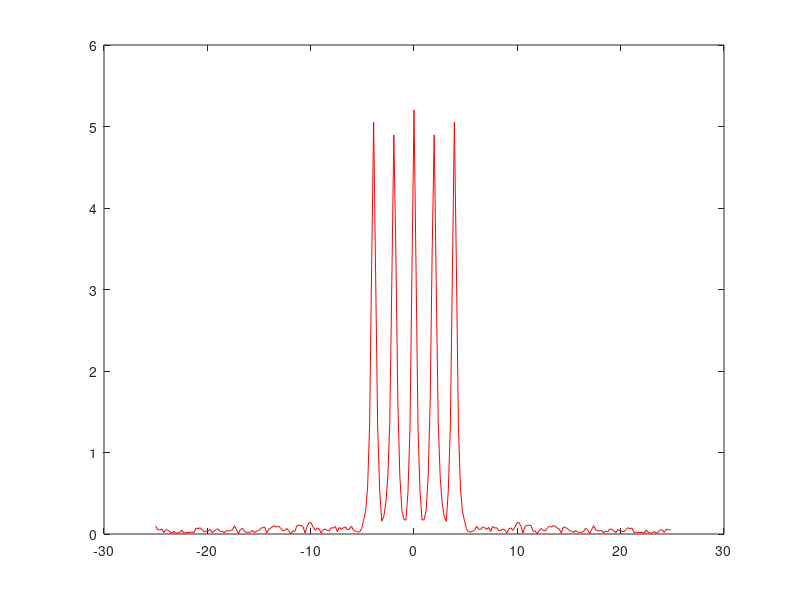
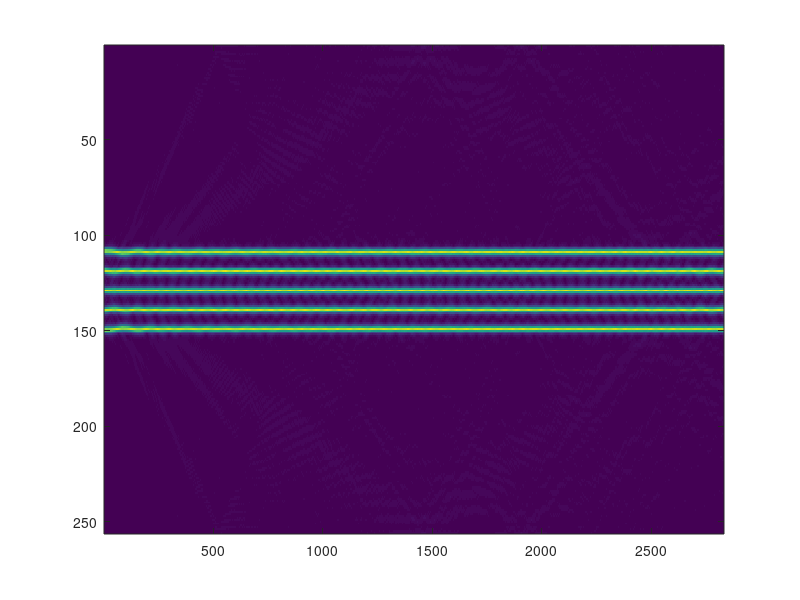

Recreate these plots in MATLAB, in order.
clear
clc
close all
N=2^8;L=50;dx=L/N;dk=2*pi/L;
x=[(-N/2):1:(N/2-1)]*dx;
k=[(-N/2):1:(N/2-1)]*dk;
kshift=fftshift(k);kshift2=kshift.^2;

A_n = 5;        % Amplitud
W_n = 1/A_n;    % Anchura de pulsos, relación An = 1/Wn para minimizar distorsión
q = 2;       % Distancia entre puntos, mientras mayor se pueden ver todos los pulsos en la misma grafica
beta = -0.25;   % Bit-rate Gb/s
T_o = 10;       % Reescalamiento de anchura ps
L_d = (T_o)^2 ./ abs(beta); % Longitud de dispersión de fibra óptica
B = 20;                     % Parametro de dispersión ps2/km
z_real = 10800;             %Distancia en km de propagación 

u0 = zeros(1,length(x));
for n = -2:1:2
    uo=A_n.*sech((x + n.*q)./W_n);
    u0(1,:) = u0 + uo;
end

%figure(1);
%plot(x,abs(u0))

dz=dx.^2/4;zfinal=z_real/L_d;
pasos=ceil(zfinal/dz);

utotal=zeros(N,pasos+1);
utotal(:,1)=uo;
un=u0;

for cuenta=1:1:pasos
    F_NL=fft(exp(1i*dz*abs(un).^2).*un);
    F_D=exp(-1i*kshift2*dz/2).*F_NL;
    un=ifft(F_D);
    utotal(:,cuenta)=un;
end

figure(2);
imagesc(abs(utotal));

figure(1);
plot(x,abs(un),'r');